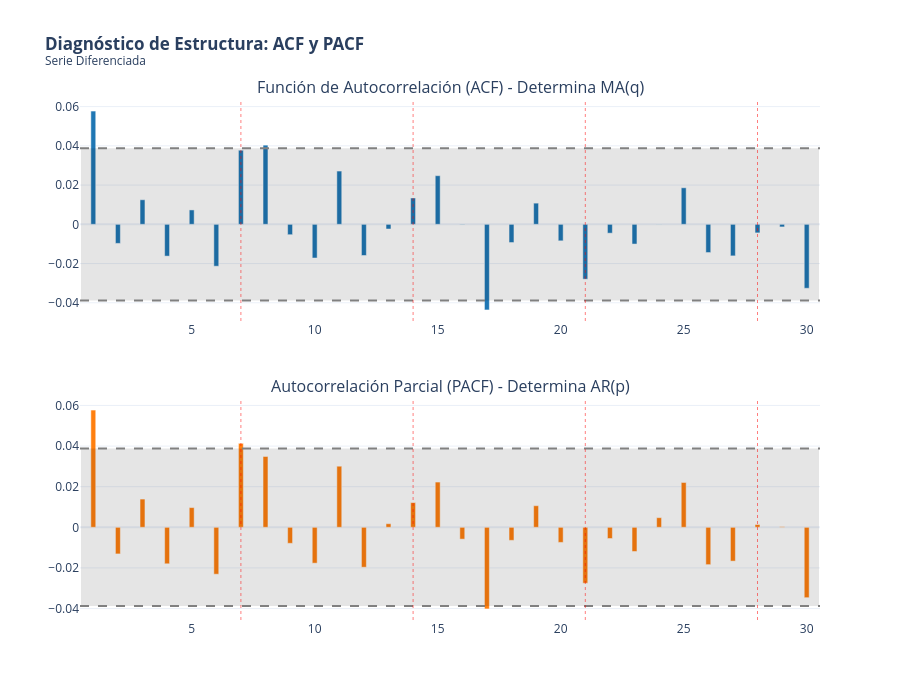

Here is the notebook cell this chart was saved with:
### Code cell
# @title Graficamos ACF y PACF

ts_analysis = df_diff.dropna()

# Parámetros
lags = 30  # 30 días
alpha = 0.05 # Nivel de significancia del 95%

# Cálculo de valores ACF y PACF
acf_vals = acf(ts_analysis, nlags=lags, alpha=alpha)[0][1:]
pacf_vals = pacf(ts_analysis, nlags=lags, alpha=alpha)[0][1:]

# Colocamos manualmente el intervalo de confianza para plotly
n = len(ts_analysis)
conf_interval = 1.96 / np.sqrt(n)


fig = make_subplots(rows=2, cols=1,
                    subplot_titles=("Función de Autocorrelación (ACF) - Determina MA(q)",
                                    "Autocorrelación Parcial (PACF) - Determina AR(p)"),
                    vertical_spacing=0.15)

# ACF

fig.add_trace(go.Bar(
    x=list(range(1, lags+1)), y=acf_vals,
    name='ACF', marker_color='rgb(31, 119, 180)', showlegend=False
), row=1, col=1)

# Intervalos de confianza (Sombreado)
fig.add_shape(type="rect",
    x0=0.5, y0=-conf_interval, x1=lags+0.5, y1=conf_interval,
    line=dict(color="rgba(0,0,0,0)"), fillcolor="rgba(0,0,0,0.1)",
    row=1, col=1
)
# Líneas límite
fig.add_hline(y=conf_interval, line_dash="dash", line_color="gray", row=1, col=1)
fig.add_hline(y=-conf_interval, line_dash="dash", line_color="gray", row=1, col=1)

# PACF

fig.add_trace(go.Bar(
    x=list(range(1, lags+1)), y=pacf_vals,
    name='PACF', marker_color='rgb(255, 127, 14)', showlegend=False
), row=2, col=1)

# Intervalos de confianza
fig.add_shape(type="rect",
    x0=0.5, y0=-conf_interval, x1=lags+0.5, y1=conf_interval,
    line=dict(color="rgba(0,0,0,0)"), fillcolor="rgba(0,0,0,0.1)",
    row=2, col=1
)
# Líneas límite
fig.add_hline(y=conf_interval, line_dash="dash", line_color="gray", row=2, col=1)
fig.add_hline(y=-conf_interval, line_dash="dash", line_color="gray", row=2, col=1)


fig.update_layout(
    title='<b>Diagnóstico de Estructura: ACF y PACF</b><br><sup>Serie Diferenciada</sup>',
    template='plotly_white',
    height=700,
    bargap=0.8 # Barras delgadas estilo lollipop
)

# Resaltar lags estacionales (7, 14, 21, 28) con líneas verticales rojas tenues
for i in [7, 14, 21, 28]:
    fig.add_vline(x=i, line_width=1, line_dash="dot", line_color="red", opacity=0.5)

fig.show()

### Figure 1 — Plotly figure (JSON) as saved in the notebook; plotly's stock layout.template omitted (floating-point values rounded to 4 significant figures)
{"data": [{"marker": {"color": "rgb(31, 119, 180)"}, "name": "ACF", "showlegend": false, "type": "bar", "x": [1, 2, 3, 4, 5, 6, 7, 8, 9, 10, 11, 12, 13, 14, 15, 16, 17, 18, 19, 20, 21, 22, 23, 24, 25, 26, 27, 28, 29, 30], "xaxis": "x", "y": [0.05773, -0.00972, 0.01252, -0.0162, 0.007334, -0.02136, 0.03776, 0.04037, -0.0053, -0.01717, 0.02715, -0.01589, -0.002391, 0.01343, 0.02478, -0.000237, -0.04365, -0.009285, 0.01079, -0.008423, -0.02795, -0.004514, -0.01006, -0.0001617, 0.01862, -0.01439, -0.01609, -0.004371, -0.001334, -0.03259], "yaxis": "y"}, {"marker": {"color": "rgb(255, 127, 14)"}, "name": "PACF", "showlegend": false, "type": "bar", "x": [1, 2, 3, 4, 5, 6, 7, 8, 9, 10, 11, 12, 13, 14, 15, 16, 17, 18, 19, 20, 21, 22, 23, 24, 25, 26, 27, 28, 29, 30], "xaxis": "x2", "y": [0.05775, -0.01311, 0.01391, -0.01797, 0.009705, -0.0231, 0.04136, 0.03489, -0.007881, -0.01766, 0.03009, -0.01966, 0.001768, 0.01216, 0.02229, -0.005823, -0.04021, -0.006416, 0.01063, -0.007428, -0.02754, -0.005522, -0.0119, 0.004742, 0.02208, -0.01839, -0.01665, 0.001365, 0.0003179, -0.03467], "yaxis": "y2"}], "layout": {"annotations": [{"font": {"size": 16}, "showarrow": false, "text": "Función de Autocorrelación (ACF) - Determina MA(q)", "x": 0.5, "xanchor": "center", "xref": "paper", "y": 1, "yanchor": "bottom", "yref": "paper"}, {"font": {"size": 16}, "showarrow": false, "text": "Autocorrelación Parcial (PACF) - Determina AR(p)", "x": 0.5, "xanchor": "center", "xref": "paper", "y": 0.425, "yanchor": "bottom", "yref": "paper"}], "bargap": 0.8, "height": 700, "shapes": [{"fillcolor": "rgba(0,0,0,0.1)", "line": {"color": "rgba(0,0,0,0)"}, "type": "rect", "x0": 0.5, "x1": 30.5, "xref": "x", "y0": -0.03878, "y1": 0.03878, "yref": "y"}, {"line": {"color": "gray", "dash": "dash"}, "type": "line", "x0": 0, "x1": 1, "xref": "x domain", "y0": 0.03878, "y1": 0.03878, "yref": "y"}, {"line": {"color": "gray", "dash": "dash"}, "type": "line", "x0": 0, "x1": 1, "xref": "x domain", "y0": -0.03878, "y1": -0.03878, "yref": "y"}, {"fillcolor": "rgba(0,0,0,0.1)", "line": {"color": "rgba(0,0,0,0)"}, "type": "rect", "x0": 0.5, "x1": 30.5, "xref": "x2", "y0": -0.03878, "y1": 0.03878, "yref": "y2"}, {"line": {"color": "gray", "dash": "dash"}, "type": "line", "x0": 0, "x1": 1, "xref": "x2 domain", "y0": 0.03878, "y1": 0.03878, "yref": "y2"}, {"line": {"color": "gray", "dash": "dash"}, "type": "line", "x0": 0, "x1": 1, "xref": "x2 domain", "y0": -0.03878, "y1": -0.03878, "yref": "y2"}, {"line": {"color": "red", "dash": "dot", "width": 1}, "opacity": 0.5, "type": "line", "x0": 7, "x1": 7, "xref": "x", "y0": 0, "y1": 1, "yref": "y domain"}, {"line": {"color": "red", "dash": "dot", "width": 1}, "opacity": 0.5, "type": "line", "x0": 7, "x1": 7, "xref": "x2", "y0": 0, "y1": 1, "yref": "y2 domain"}, {"line": {"color": "red", "dash": "dot", "width": 1}, "opacity": 0.5, "type": "line", "x0": 14, "x1": 14, "xref": "x", "y0": 0, "y1": 1, "yref": "y domain"}, {"line": {"color": "red", "dash": "dot", "width": 1}, "opacity": 0.5, "type": "line", "x0": 14, "x1": 14, "xref": "x2", "y0": 0, "y1": 1, "yref": "y2 domain"}, {"line": {"color": "red", "dash": "dot", "width": 1}, "opacity": 0.5, "type": "line", "x0": 21, "x1": 21, "xref": "x", "y0": 0, "y1": 1, "yref": "y domain"}, {"line": {"color": "red", "dash": "dot", "width": 1}, "opacity": 0.5, "type": "line", "x0": 21, "x1": 21, "xref": "x2", "y0": 0, "y1": 1, "yref": "y2 domain"}, {"line": {"color": "red", "dash": "dot", "width": 1}, "opacity": 0.5, "type": "line", "x0": 28, "x1": 28, "xref": "x", "y0": 0, "y1": 1, "yref": "y domain"}, {"line": {"color": "red", "dash": "dot", "width": 1}, "opacity": 0.5, "type": "line", "x0": 28, "x1": 28, "xref": "x2", "y0": 0, "y1": 1, "yref": "y2 domain"}], "title": {"text": "<b>Diagnóstico de Estructura: ACF y PACF</b><br><sup>Serie Diferenciada</sup>"}, "xaxis": {"anchor": "y", "domain": [0, 1]}, "xaxis2": {"anchor": "y2", "domain": [0, 1]}, "yaxis": {"anchor": "x", "domain": [0.575, 1]}, "yaxis2": {"anchor": "x2", "domain": [0, 0.425]}}}
